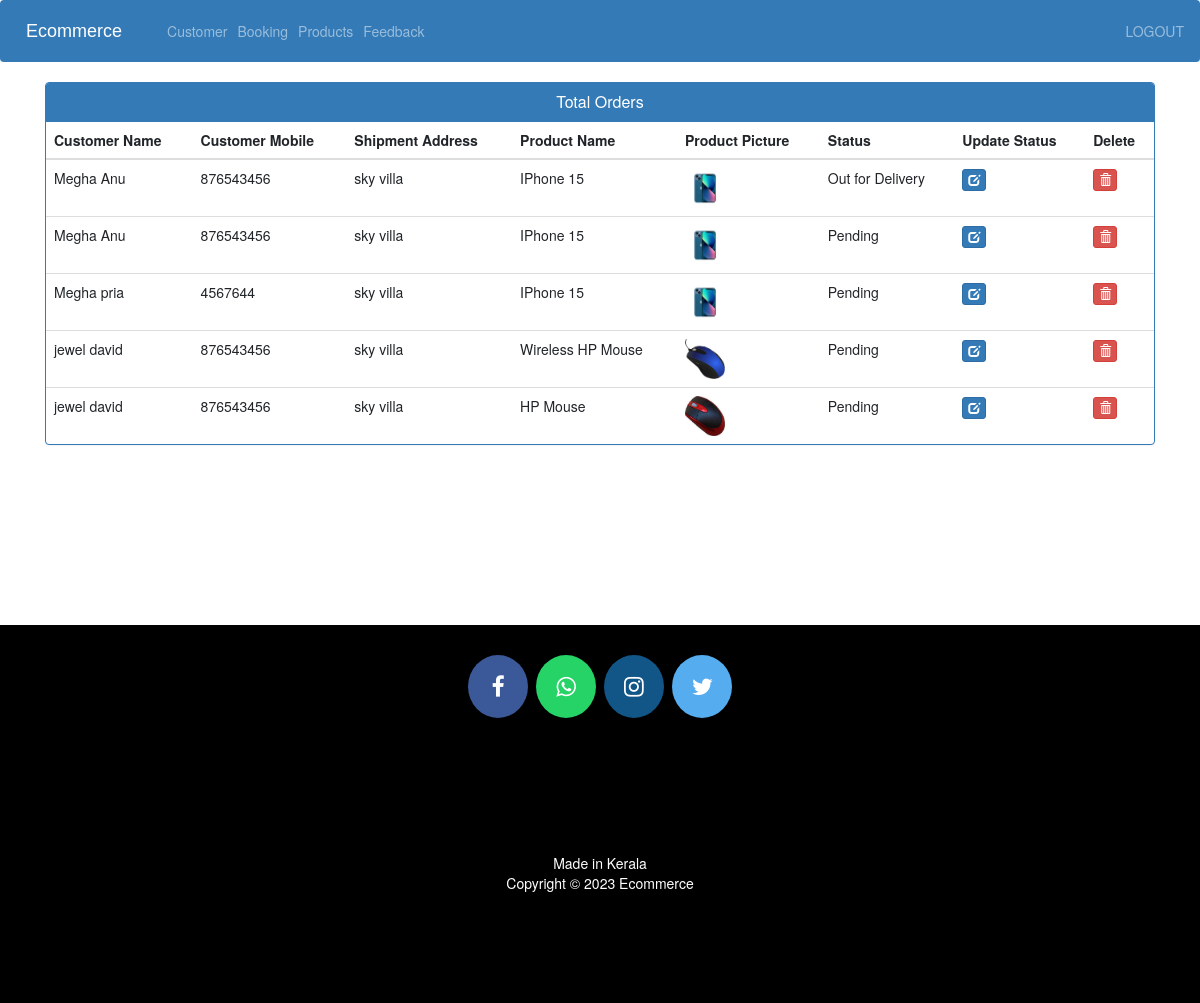
The page /admin-view-booking (signed in) on the database its author committed.
### ecom/models.py (models this page shows, shortened)
class Customer(models.Model):
    user=models.OneToOneField(User,on_delete=models.CASCADE)
    profile_pic = models.ImageField(upload_to='profile_pics/')
    address = models.CharField(max_length=40)
    mobile = models.CharField(max_length=20,null=False)
    @property
    def get_name(self):
        return self.user.first_name+" "+self.user.last_name

class Orders(models.Model):
    STATUS =(
        ('Pending','Pending'),
        ('Order Confirmed','Order Confirmed'),
        ('Out for Delivery','Out for Delivery'),
        ('Delivered','Delivered'),
    )
    customer=models.ForeignKey('Customer', on_delete=models.CASCADE,null=True)
    product=models.ForeignKey('Product',on_delete=models.CASCADE,null=True)
    email = models.CharField(max_length=50,null=True)
    address = models.CharField(max_length=500,null=True)
    mobile = models.CharField(max_length=20,null=True)
    order_date= models.DateField(auto_now_add=True,null=True)
    status=models.CharField(max_length=50,null=True,choices=STATUS)

class Product(models.Model):
    name=models.CharField(max_length=40)
    product_image= models.ImageField(upload_to='product_image/',null=True,blank=True)
    price = models.PositiveIntegerField()
    description=models.CharField(max_length=40)

### ecom/views.py (the view)
# urls.py: path('admin-view-booking', views.admin_view_booking_view,name='admin-view-booking'),
@login_required(login_url='adminlogin')
def admin_view_booking_view(request):
    orders=models.Orders.objects.all()
    ordered_products=[]
    ordered_bys=[]
    for order in orders:
        ordered_product=models.Product.objects.all().filter(id=order.product.id)
        ordered_by=models.Customer.objects.all().filter(id = order.customer.id)
        ordered_products.append(ordered_product)
        ordered_bys.append(ordered_by)
    return render(request,'ecom/admin_view_booking.html',{'data':zip(ordered_products,ordered_bys,orders)})

### templates/ecom/admin_view_booking.html (shortened to what this page needs)
{% extends 'ecom/admin_base.html' %}
{% load static %}
{% block content %}
<head>
  <link href="//netdna.bootstrapcdn.com/bootstrap/3.0.0/css/bootstrap.min.css" rel="stylesheet" id="bootstrap-css">
</head>
<div class="container">
  <div class="panel panel-primary">
    <div class="panel-heading">
      <h6 class="panel-title">Total Orders</h6>
    </div>
    <table class="table table-hover" id="dev-table">
      <thead>
        <tr>
          <th>Customer Name</th>
          <th>Customer Mobile</th>
          <th>Shipment Address</th>
          <th>Product Name</th>
          <th>Product Picture</th>
          <th>Status</th>
          <th>Update Status</th>
          <th>Delete</th>
        </tr>
      </thead>
      {% for product,customer,order in data %}
      <tr>
        {% for c in customer %}
        <td> {{c.get_name}}</td>
        <td>{{c.mobile}}</td>
        <td>{{order.address}}</td>
        {% endfor %}
        {% for p in product %}
        <td> {{p.name}}</td>
        <td> <img src="{% static p.product_image.url %}" alt="Profile Pic" height="40px" width="40px" /></td>
        <td>{{order.status}}</td>
        <td><a class="btn btn-primary btn-xs" href="{% url 'update-order' order.id  %}"><span class="glyphicon glyphicon-edit"></span></a></td>
        <td><a class="btn btn-danger btn-xs" href="{% url 'delete-order' order.id  %}"><span class="glyphicon glyphicon-trash"></span></a></td>
        {% endfor %}
      </tr>
      {% endfor %}
    </table>
  </div>
</div>
{% endblock content %}

### templates/ecom/admin_view_booking.html (style rules this page uses)
a:link { text-decoration: none; }
h6 { text-align: center; }

### rows shown on the page
Orders: address "sky villa", status "Out for Delivery"
Customer: get_name "Megha Anu", mobile "876543456"
Product: name "IPhone 15", product_image (picture)
Orders: address "sky villa", status "Pending"
Orders: address "sky villa", status "Pending"
Customer: get_name "Megha pria", mobile "4567644"
Orders: address "sky villa", status "Pending"
Customer: get_name "jewel david", mobile "876543456"
Product: name "Wireless HP Mouse", product_image (picture)
Orders: address "sky villa", status "Pending"
Product: name "HP Mouse", product_image (picture)
